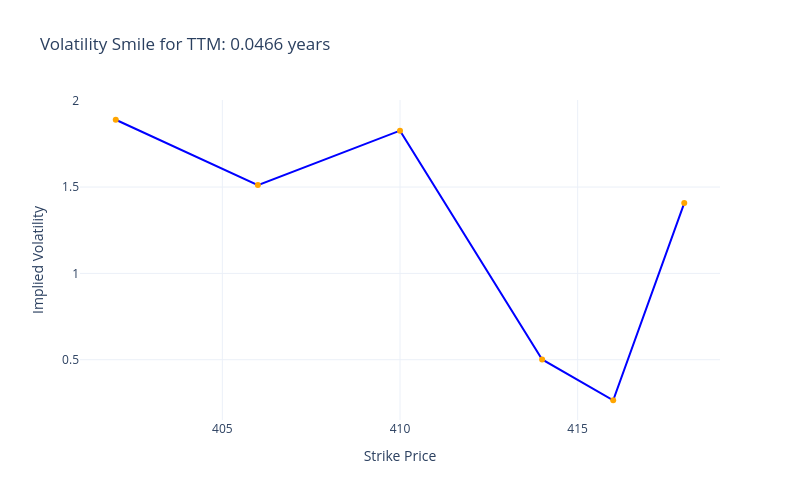
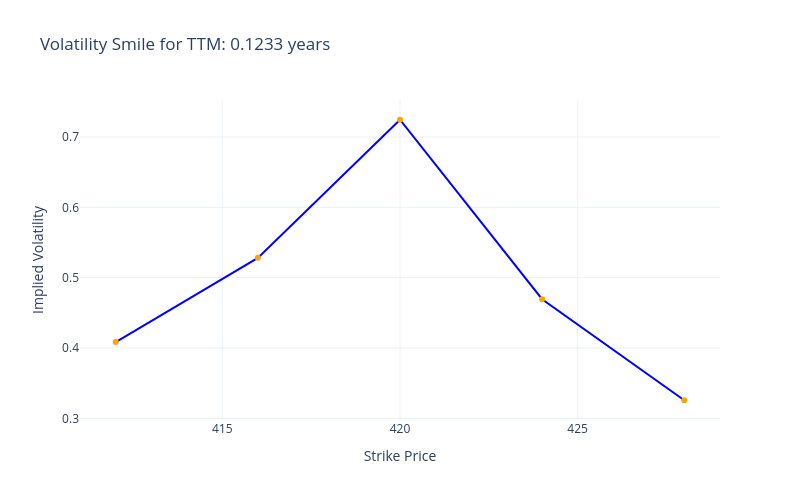
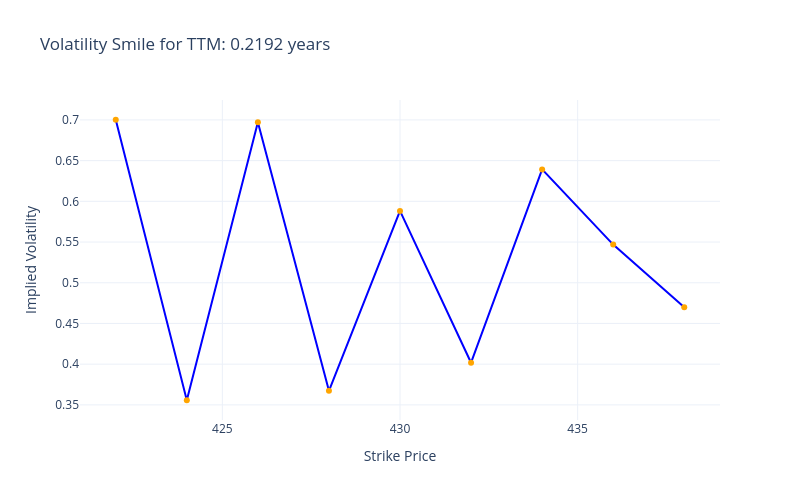
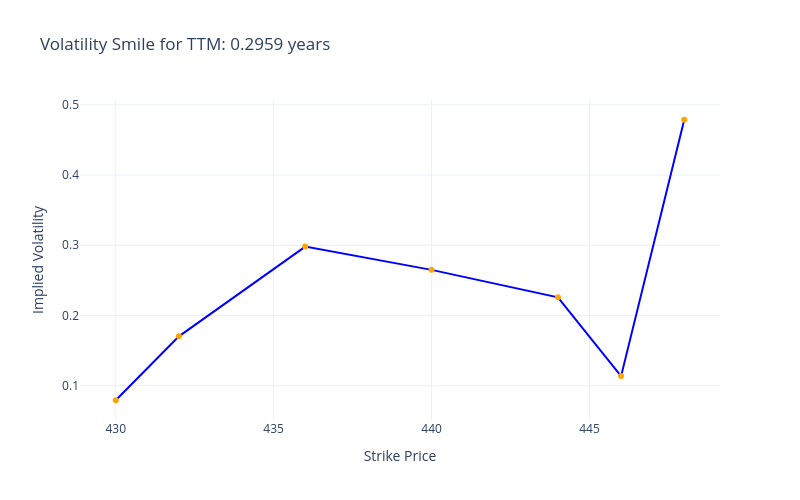

Notebook source saved alongside these figures, in order:
### Markdown cell above
**Reasoning**:
I need to plot 2D volatility smile curves for different maturities. I will group the `df_options` by `time_to_maturity`, iterate through each group, and generate an interactive 2D scatter plot for implied volatility against strike price for each unique maturity.

### Code cell
import plotly.graph_objects as go

print("Generating 2D Volatility Smile curves for different maturities...")

# Group data by time_to_maturity to get individual smiles
for ttm, group in df_options.groupby('time_to_maturity'):
    # Sort the group by strike price for proper plotting
    group_sorted = group.sort_values(by='strike_price')

    fig = go.Figure()

    fig.add_trace(go.Scatter(
        x=group_sorted['strike_price'],
        y=group_sorted['implied_volatility'],
        mode='lines+markers',
        name=f'Volatility Smile (TTM: {ttm:.4f} years)',
        marker=dict(color='orange', size=6),
        line=dict(color='blue', width=2)
    ))

    fig.update_layout(
        title=f'Volatility Smile for TTM: {ttm:.4f} years',
        xaxis_title='Strike Price',
        yaxis_title='Implied Volatility',
        hovermode='x unified',
        template='plotly_white',
        autosize=False,
        width=800,
        height=500
    )
    fig.show()
    print(f"Displayed volatility smile plot for TTM: {ttm:.4f} years.")

print("Finished generating all 2D Volatility Smile curves.")

### Figure 1 — Plotly figure (JSON) as saved in the notebook; plotly's stock layout.template omitted (floating-point values rounded to 4 significant figures)
{"data": [{"line": {"color": "blue", "width": 2}, "marker": {"color": "orange", "size": 6}, "mode": "lines+markers", "name": "Volatility Smile (TTM: 0.0466 years)", "type": "scatter", "x": [402, 406, 410, 414, 416, 418], "y": [1.89, 1.512, 1.826, 0.5014, 0.2652, 1.407]}], "layout": {"autosize": false, "height": 500, "hovermode": "x unified", "title": {"text": "Volatility Smile for TTM: 0.0466 years"}, "width": 800, "xaxis": {"title": {"text": "Strike Price"}}, "yaxis": {"title": {"text": "Implied Volatility"}}}}

### Figure 2 — Plotly figure (JSON) as saved in the notebook; plotly's stock layout.template omitted (floating-point values rounded to 4 significant figures)
{"data": [{"line": {"color": "blue", "width": 2}, "marker": {"color": "orange", "size": 6}, "mode": "lines+markers", "name": "Volatility Smile (TTM: 0.1233 years)", "type": "scatter", "x": [412, 416, 420, 424, 428], "y": [0.4085, 0.5282, 0.7245, 0.4695, 0.3258]}], "layout": {"autosize": false, "height": 500, "hovermode": "x unified", "title": {"text": "Volatility Smile for TTM: 0.1233 years"}, "width": 800, "xaxis": {"title": {"text": "Strike Price"}}, "yaxis": {"title": {"text": "Implied Volatility"}}}}

### Figure 3 — Plotly figure (JSON) as saved in the notebook; plotly's stock layout.template omitted (floating-point values rounded to 4 significant figures)
{"data": [{"line": {"color": "blue", "width": 2}, "marker": {"color": "orange", "size": 6}, "mode": "lines+markers", "name": "Volatility Smile (TTM: 0.2192 years)", "type": "scatter", "x": [422, 424, 426, 428, 430, 432, 434, 436, 438], "y": [0.7002, 0.3557, 0.6971, 0.3673, 0.5883, 0.4018, 0.6392, 0.5469, 0.47]}], "layout": {"autosize": false, "height": 500, "hovermode": "x unified", "title": {"text": "Volatility Smile for TTM: 0.2192 years"}, "width": 800, "xaxis": {"title": {"text": "Strike Price"}}, "yaxis": {"title": {"text": "Implied Volatility"}}}}

### Figure 4 — Plotly figure (JSON) as saved in the notebook; plotly's stock layout.template omitted (floating-point values rounded to 4 significant figures)
{"data": [{"line": {"color": "blue", "width": 2}, "marker": {"color": "orange", "size": 6}, "mode": "lines+markers", "name": "Volatility Smile (TTM: 0.2959 years)", "type": "scatter", "x": [430, 432, 436, 440, 444, 446, 448], "y": [0.07922, 0.1703, 0.2981, 0.2649, 0.2257, 0.1136, 0.4787]}], "layout": {"autosize": false, "height": 500, "hovermode": "x unified", "title": {"text": "Volatility Smile for TTM: 0.2959 years"}, "width": 800, "xaxis": {"title": {"text": "Strike Price"}}, "yaxis": {"title": {"text": "Implied Volatility"}}}}
